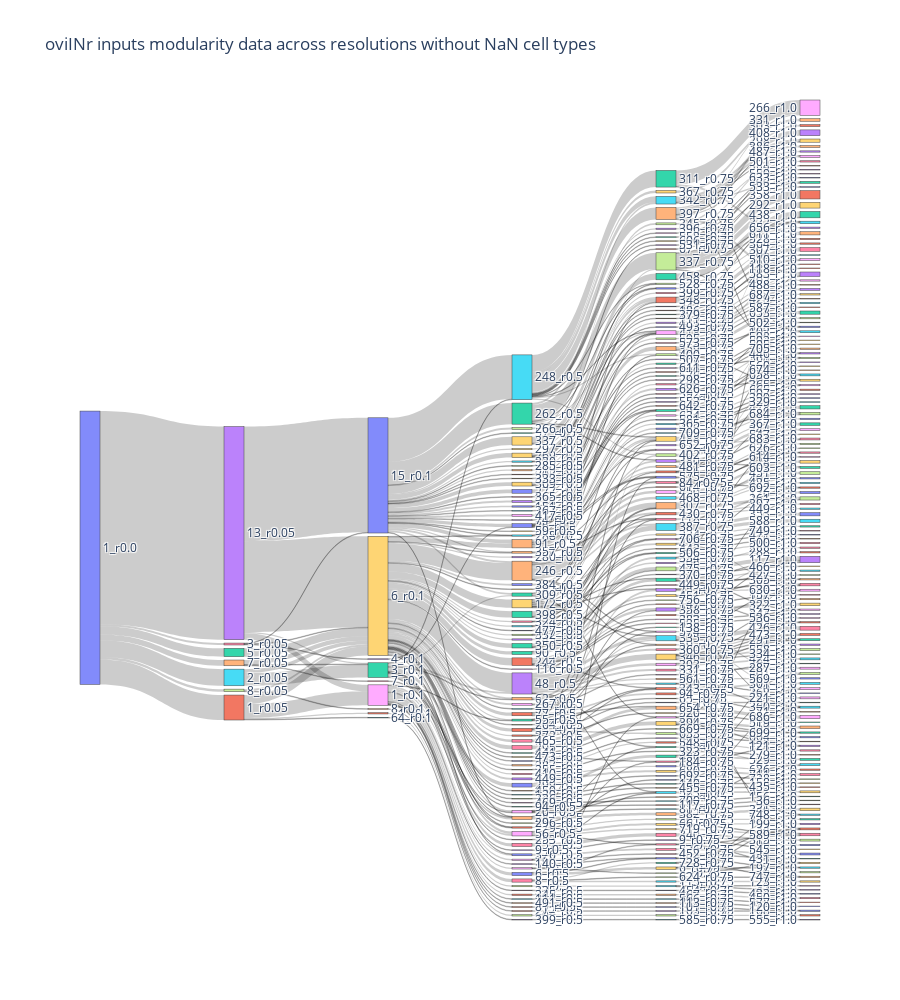

The notebook cell saved with this chart:
### Code cell
from viz_functions import create_Sankey_fig
create_Sankey_fig(pretest,'oviINr inputs modularity data across resolutions without NaN cell types')

### Figure 1 — Plotly figure (JSON) as saved in the notebook; plotly's stock layout.template omitted (floating-point values rounded to 4 significant figures; data arrays with more than 128 entries replaced by an {"elided": "..."} marker saying what was removed)
{"data": [{"link": {"source": {"elided": "541 int values"}, "target": {"elided": "541 int values"}, "value": {"elided": "541 int values"}}, "node": {"label": {"elided": "412 str values"}, "pad": 15, "thickness": 20}, "type": "sankey"}], "layout": {"height": 1000, "title": {"text": "oviINr inputs modularity data across resolutions without NaN cell types"}}}
